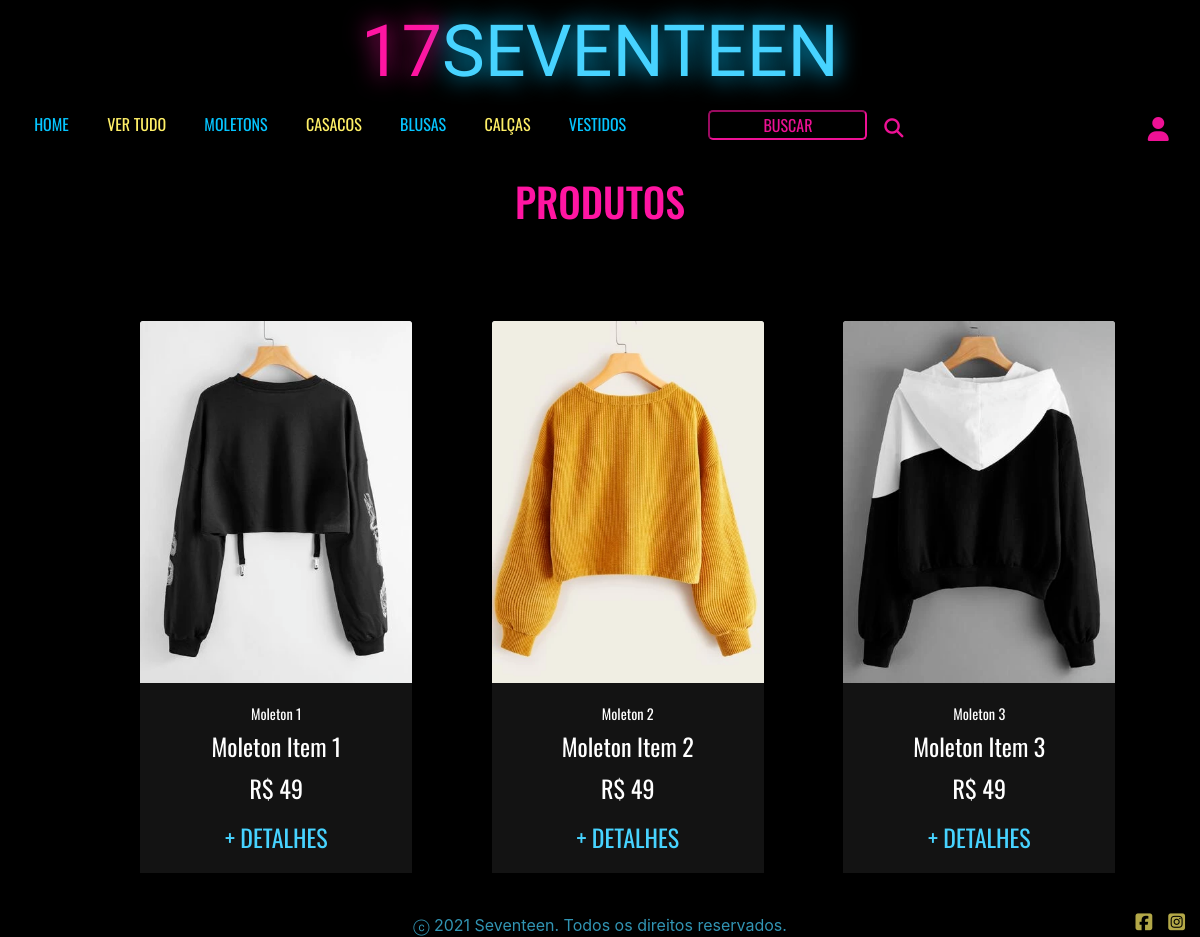
The app's page /moletons.php with its own data.
### tables this page shows
CREATE TABLE `produtos` (
  `id` int(11) NOT NULL,
  `titulo` varchar(100) NOT NULL,
  `descricao` varchar(255) NOT NULL,
  `valor` float NOT NULL,
  `destaque` tinyint(1) NOT NULL,
  `categoria` varchar(100) NOT NULL,
  `quantidade` int(11) NOT NULL,
  `imagem` varchar(255) NOT NULL
);

### moletons.php (the view, shortened to what this page needs)
<?php
require_once('conn.php');
?>
<!DOCTYPE html>
<html lang="pt-br">
<head>
    <link rel="stylesheet" href="https://stackpath.bootstrapcdn.com/bootstrap/4.1.3/css/bootstrap.min.css">
    <link rel="stylesheet" href="./style.css">
</head>
<body>
    <div class="container-fluid">
        <header>
        <?php require_once('menu.php'); ?>
        </header>
        <main class="container">
            <h1 id="titulo">PRODUTOS</h1>
            <div class="d-flex row justify-content-around mt-5 mb-5" id="sec-produtos">
                <br>
                <?php
                    $sql = "select * from produtos where categoria='moleton'";
                $result = $conn->query($sql);
                if ($result->num_rows > 0) {
                    while ($rows = $result->fetch_assoc()) {
                ?>
                        <div class="card text-center mt-5" style="width: 17rem; height: 32rem;">
                            <div class="box-produto" id="<?php echo $rows["categoria"]; ?>" style="display:inline-block" ;>
                                <img class="card-img-top" src=".<?php echo $rows["imagem"]; ?>" alt="Imagem de capa do card">
                                <div class="card-body">
                                    <p class="card-title"><?php echo $rows["titulo"]; ?></p>
                                    <p class="card-text"><?php echo $rows["descricao"]; ?></p>
                                    <p class="card-text">R$ <?php echo $rows["valor"]; ?></p>
                                    <a href="./detalhes.php?id=<?php echo $rows["id"]; ?>" class="btn botao-carrinho" name="detalhe">+ DETALHES</i></a>
                                </div>
                            </div>
                        </div>
                <?php
                    }
                } else {
                    echo "Nenhum produto cadastrado";
                }
                ?>
            </div>
    </div>
    <footer class="row justify-content-center">
        <div id="lado" class="text-danger"></div>
        <div id="copy">ⓒ 2021 Seventeen. Todos os direitos reservados.</div>
        <div id="icons" class="row justify-content-end"><i class="fab fa-facebook-square pr-2"></i><i class="fab fa-instagram-square pl-2"></i></div>
    </footer>
</body>
</html>

### style.css (style rules this page uses)
body { background-color: #000000; }
main { font-family: 'Oswald', sans-serif; }
#lado { width: 20%; }
#copy { color: #47D3FF; width: 60%; }
#icons { color: #FFF067; width: 20%; font-size: 1.2rem; }
footer { margin-top: 7vh; display: flex; flex-direction: row; width: 100%; text-align: center; opacity: 0.7; }
#sec-produtos { margin-top: 5vh; width: 100%; margin: 0 auto; }
.card { border: none; margin-left: 1vw; margin-right: 1vw; margin-top: 3vh; margin-bottom: 3vh; }
.card-body { background-color: #131313; color: #ffffff; font-size: 0.9rem; }
.card-text { font-size: 1.5rem; margin-top: -1vh; }
.btn { height: 5vh; }
.botao-carrinho { background-color: transparent; color: #47D3FF; border: none; margin-top: -1vh; font-size: 1.5rem; }
main { text-align: center; margin-top: 3.7vh; }
main a { font-size: 0.8rem; color: #FF15A2; text-align: center; }
#titulo { color: #FF15A2; margin-bottom: 4vh; }

### records on screen
produtos: imagem (picture), titulo "Moleton 1", descricao "Moleton Item 1", valor "49"
produtos: imagem (picture), titulo "Moleton 2", descricao "Moleton Item 2", valor "49"
produtos: imagem (picture), titulo "Moleton 3", descricao "Moleton Item 3", valor "49"
